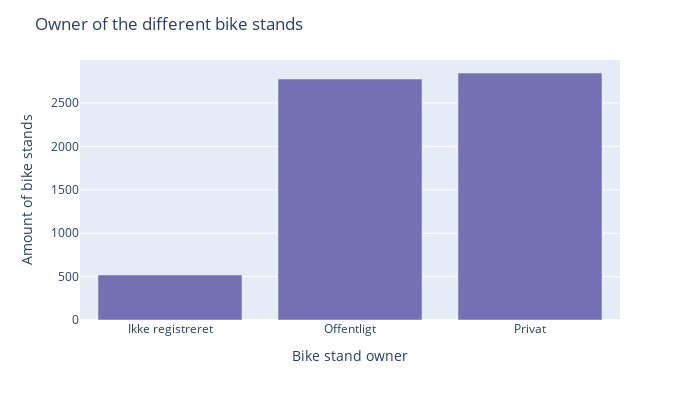

Notebook code cell kept with this figure:
### Code cell
## Owner of the different bike stands

stand_owner = df.groupby("stativ_ejer", observed=False).size()

fig = stand_owner.plot.bar(color_discrete_sequence=[col[2]], width=700, height=400)
fig.update_layout(title="Owner of the different bike stands", yaxis_title="Amount of bike stands", xaxis_title="Bike stand owner", showlegend=False)
fig.show()

### Figure 1 — Plotly figure (JSON) as saved in the notebook; plotly's stock layout.template omitted (floating-point values rounded to 4 significant figures)
{"data": [{"alignmentgroup": "True", "hovertemplate": "variable=0<br>stativ_ejer=%{x}<br>value=%{y}<extra></extra>", "legendgroup": "0", "marker": {"color": "rgb(117,112,179)", "pattern": {"shape": ""}}, "name": "0", "offsetgroup": "0", "orientation": "v", "showlegend": true, "textposition": "auto", "type": "bar", "x": ["Ikke registreret", "Offentligt", "Privat"], "xaxis": "x", "y": [519, 2777, 2846], "yaxis": "y"}], "layout": {"barmode": "relative", "height": 400, "legend": {"title": {"text": "variable"}, "tracegroupgap": 0}, "margin": {"t": 60}, "showlegend": false, "title": {"text": "Owner of the different bike stands"}, "width": 700, "xaxis": {"anchor": "y", "domain": [0, 1], "title": {"text": "Bike stand owner"}}, "yaxis": {"anchor": "x", "domain": [0, 1], "title": {"text": "Amount of bike stands"}}}}
